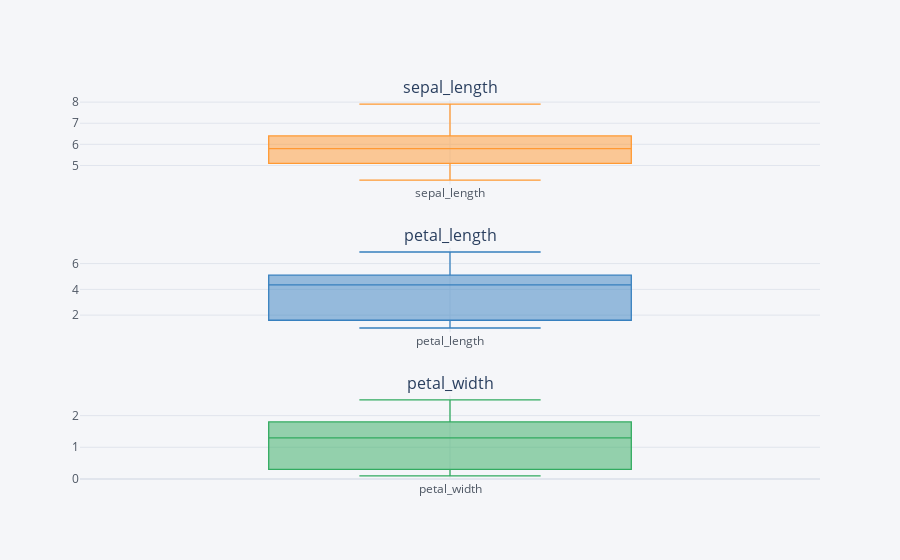

Source (notebook cell):
### Code cell
# Create the boxplots using Cufflinks and Plotly
fig = df[continuous_cols].iplot(kind='box', subplots=True,boxpoints='outliers', shape=(len(continuous_cols), 1),
                                 subplot_titles=continuous_cols, asFigure=True)

# Update the layout of the boxplots
fig['layout'].update(height=len(continuous_cols) * 400, showlegend=False)

# Adjust the outlier symbol and marker size
for i, trace in enumerate(fig['data']):
    trace.marker.update(symbol='circle-open', size=6)
    
    

fig.show()

### Figure 1 — Plotly figure (JSON) as saved in the notebook; plotly's stock layout.template omitted (floating-point values rounded to 4 significant figures; data arrays with more than 128 entries replaced by an {"elided": "..."} marker saying what was removed)
{"data": [{"boxpoints": "outliers", "line": {"width": 1.3}, "marker": {"color": "rgba(255, 153, 51, 1.0)", "size": 6, "symbol": "circle-open"}, "name": "sepal_length", "orientation": "v", "type": "box", "xaxis": "x", "y": {"elided": "150 float values"}, "yaxis": "y"}, {"boxpoints": "outliers", "line": {"width": 1.3}, "marker": {"color": "rgba(55, 128, 191, 1.0)", "size": 6, "symbol": "circle-open"}, "name": "petal_length", "orientation": "v", "type": "box", "xaxis": "x2", "y": {"elided": "150 float values"}, "yaxis": "y2"}, {"boxpoints": "outliers", "line": {"width": 1.3}, "marker": {"color": "rgba(50, 171, 96, 1.0)", "size": 6, "symbol": "circle-open"}, "name": "petal_width", "orientation": "v", "type": "box", "xaxis": "x3", "y": {"elided": "150 float values"}, "yaxis": "y3"}], "layout": {"annotations": [{"font": {"size": 16}, "showarrow": false, "text": "sepal_length", "x": 0.5, "xanchor": "center", "xref": "paper", "y": 1, "yanchor": "bottom", "yref": "paper"}, {"font": {"size": 16}, "showarrow": false, "text": "petal_length", "x": 0.5, "xanchor": "center", "xref": "paper", "y": 0.6111, "yanchor": "bottom", "yref": "paper"}, {"font": {"size": 16}, "showarrow": false, "text": "petal_width", "x": 0.5, "xanchor": "center", "xref": "paper", "y": 0.2222, "yanchor": "bottom", "yref": "paper"}], "autosize": true, "legend": {"bgcolor": "#F5F6F9", "font": {"color": "#4D5663"}}, "paper_bgcolor": "#F5F6F9", "plot_bgcolor": "#F5F6F9", "showlegend": false, "title": {"font": {"color": "#4D5663"}}, "xaxis": {"anchor": "y", "autorange": true, "domain": [0, 1], "gridcolor": "#E1E5ED", "range": [-0.5, 0.5], "showgrid": true, "tickfont": {"color": "#4D5663"}, "title": {"font": {"color": "#4D5663"}, "text": ""}, "type": "category", "zerolinecolor": "#E1E5ED"}, "xaxis2": {"anchor": "y2", "autorange": true, "domain": [0, 1], "gridcolor": "#E1E5ED", "range": [-0.5, 0.5], "showgrid": true, "tickfont": {"color": "#4D5663"}, "title": {"font": {"color": "#4D5663"}, "text": ""}, "type": "category", "zerolinecolor": "#E1E5ED"}, "xaxis3": {"anchor": "y3", "autorange": true, "domain": [0, 1], "gridcolor": "#E1E5ED", "range": [-0.5, 0.5], "showgrid": true, "tickfont": {"color": "#4D5663"}, "title": {"font": {"color": "#4D5663"}, "text": ""}, "type": "category", "zerolinecolor": "#E1E5ED"}, "yaxis": {"anchor": "x", "autorange": true, "domain": [0.7778, 1], "gridcolor": "#E1E5ED", "range": [4.1, 8.1], "showgrid": true, "tickfont": {"color": "#4D5663"}, "title": {"font": {"color": "#4D5663"}, "text": ""}, "type": "linear", "zerolinecolor": "#E1E5ED"}, "yaxis2": {"anchor": "x2", "autorange": true, "domain": [0.3889, 0.6111], "gridcolor": "#E1E5ED", "range": [0.6722, 7.228], "showgrid": true, "tickfont": {"color": "#4D5663"}, "title": {"font": {"color": "#4D5663"}, "text": ""}, "type": "linear", "zerolinecolor": "#E1E5ED"}, "yaxis3": {"anchor": "x3", "autorange": true, "domain": [0, 0.2222], "gridcolor": "#E1E5ED", "range": [-0.03333, 2.633], "showgrid": true, "tickfont": {"color": "#4D5663"}, "title": {"font": {"color": "#4D5663"}, "text": ""}, "type": "linear", "zerolinecolor": "#E1E5ED"}}}
